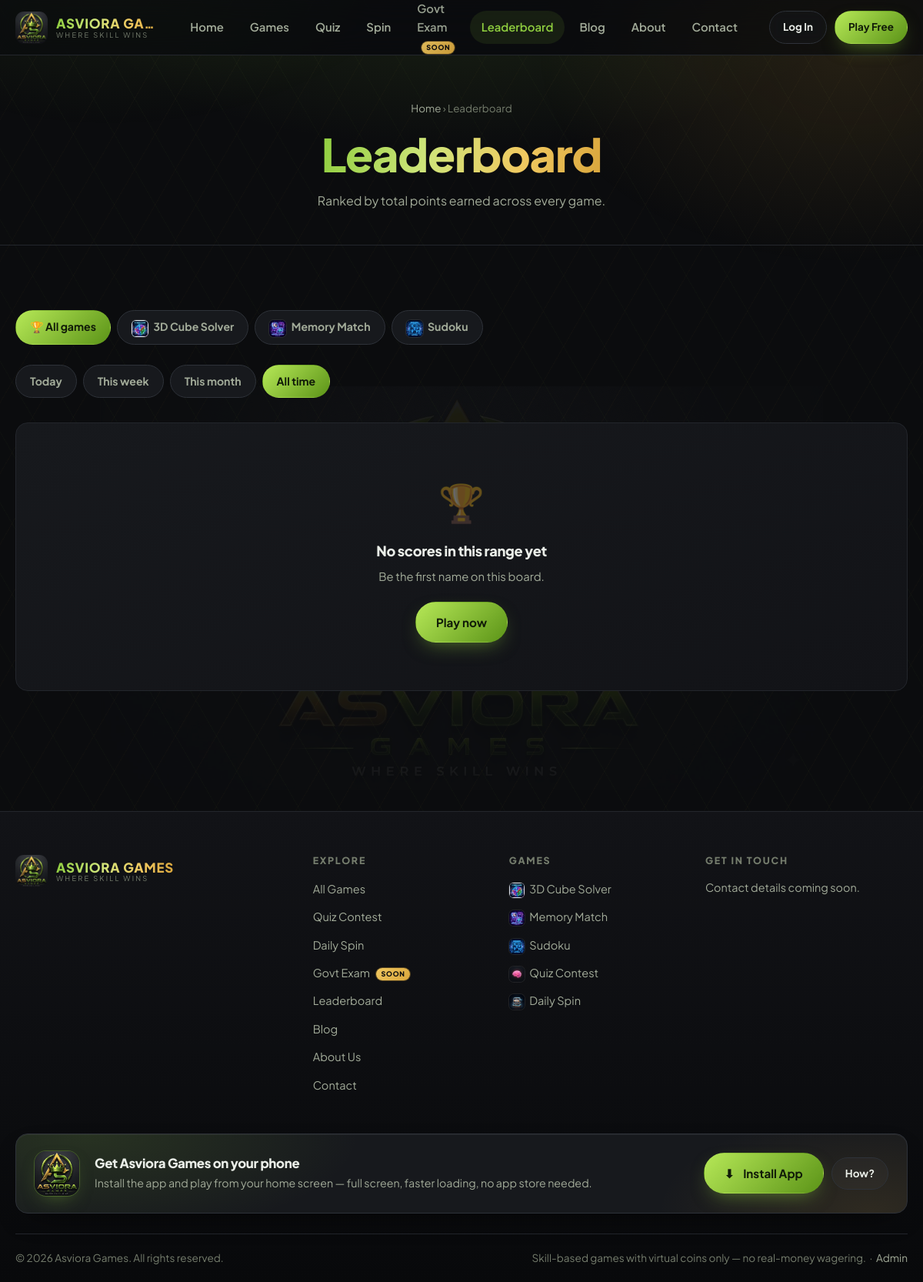
The page /leaderboard.php on the database its author committed.
### tables this page shows
CREATE TABLE `games` (
  `id`            INT UNSIGNED NOT NULL AUTO_INCREMENT,
  `slug`          VARCHAR(60)  NOT NULL,
  `title`         VARCHAR(120) NOT NULL,
  `tagline`       VARCHAR(180) DEFAULT NULL,
  `description`   TEXT,
  `category`      VARCHAR(60)  NOT NULL DEFAULT 'Puzzle',
  `path`          VARCHAR(200) NOT NULL COMMENT 'relative folder of the HTML5 game',
  `thumbnail`     VARCHAR(255) DEFAULT NULL,
  `icon`          VARCHAR(20)  DEFAULT NULL COMMENT 'emoji / short glyph',
  `entry_coins`   INT          NOT NULL DEFAULT 0,
  `reward_coins`  INT          NOT NULL DEFAULT 50,
  `score_order`   ENUM('desc','asc') NOT NULL DEFAULT 'desc'
                  COMMENT 'desc = higher is better, asc = lower (time) is better',
  `is_active`     TINYINT(1)   NOT NULL DEFAULT 1,
  `is_featured`   TINYINT(1)   NOT NULL DEFAULT 0,
  `sort_order`    INT          NOT NULL DEFAULT 0,
  `plays`         INT UNSIGNED NOT NULL DEFAULT 0,
  `created_at`    TIMESTAMP    NOT NULL DEFAULT CURRENT_TIMESTAMP,
  PRIMARY KEY (`id`),
  UNIQUE KEY `uq_game_slug` (`slug`),
  KEY `idx_game_active` (`is_active`)
);

### leaderboard.php (the view, shortened to what the rows shown need)
<?php
require_once __DIR__ . '/config/config.php';
$range    = get('range', 'all');
$games    = fetch_all('SELECT id, slug, title, icon, thumbnail FROM games WHERE is_active = 1 ORDER BY sort_order');
$game = null;
require __DIR__ . '/includes/header.php';
?>
<section class="page-hero">
  <div class="container">
    <h1><span class="gradient-text">Leaderboard</span></h1>
  </div>
</section>
<section class="section">
  <div class="container">
    <div class="tabs">
      <a href="<?= url('leaderboard.php?range=' . $range) ?>" class="<?= !$game ? 'active' : '' ?>">
        &#127942; All games</a>
      <?php foreach ($games as $g): ?>
        <a href="<?= url('leaderboard.php?game=' . urlencode($g['slug']) . '&range=' . $range) ?>"
           class="<?= ($game && $game['slug'] === $g['slug']) ? 'active' : '' ?>">
          <?= game_icon_html($g['slug'], $g['thumbnail'], $g['icon'], 22) ?> <?= e($g['title']) ?></a>
      <?php endforeach; ?>
    </div>
  </div>
</section>
<?php require __DIR__ . '/includes/footer.php'; ?>

### includes/arena.php (shortened to what the rows shown need)
<?php
function game_thumb(string $slug, ?string $file = null): ?string
{
    if ($file && is_file(UPLOAD_PATH . '/games/' . $file)) {
        return UPLOAD_URL . '/games/' . rawurlencode($file);
    }
    $rel = 'assets/img/' . preg_replace('/[^a-z0-9_\-]/i', '', $slug) . '_icon.png';
    return is_file(ROOT_PATH . '/' . $rel) ? url($rel) : null;
}
function game_icon_html(string $slug, ?string $file, ?string $emoji, int $size = 24): string
{
    $t = game_thumb($slug, $file);
    if ($t) {
        return '<img src="' . e($t) . '" alt="" class="g-mini" width="' . $size . '" height="' . $size
             . '" loading="lazy" style="width:' . $size . 'px;height:' . $size . 'px">';
    }
    return (string) ($emoji ?: '&#127918;');
}
function arena_items(string $cat = ''): array
{
    static $cache = null;
    if ($cache === null) {
        $cache = [];
        $me    = is_logged_in() ? current_user() : null;
        $chessLive = chess_on();
        foreach (fetch_all('SELECT * FROM games WHERE is_active = 1 ORDER BY sort_order, id') as $g) {
            $best = fetch_one(
                'SELECT s.score, u.username FROM scores s JOIN users u ON u.id = s.user_id
                  WHERE s.game_id = ? ORDER BY s.score DESC LIMIT 1', [$g['id']]);
            $rows = [
                ['Reward',    '+' . num($g['reward_coins']) . ' coins', 'gold'],
                ['Top score', $best
                    ? num($best['score']) . ' <span class="text-dim">&middot; ' . e($best['username']) . '</span>'
                    : '&mdash;', ''],
            ];
            $rows[] = ['Rounds played', num($g['plays']), ''];
            $thumb = game_thumb($g['slug'], $g['thumbnail']);
            $cache[] = [
                'kind'      => 'game',
                'key'       => $g['slug'],
                'title'     => $g['title'],
                'tagline'   => $g['tagline']
                               ?: html_entity_decode(excerpt($g['description'], 130), ENT_QUOTES, 'UTF-8'),
                'category'  => $g['category'],
                'icon'      => $g['icon'] ?: '&#127918;',
                'thumb'     => $thumb,
                'featured'  => (bool) $g['is_featured'],
                'rows'      => $rows,
                'play_url'  => url('play.php?game=' . urlencode($g['slug'])),
                'play_txt'  => 'Play Now',
                'alt_url'   => url('leaderboard.php?game=' . urlencode($g['slug'])),
                'alt_txt'   => 'Board',
            ];
        }
        if (quiz_on()) {
            $bank = (int) fetch_col('SELECT COUNT(*) FROM quiz_questions WHERE is_active = 1', [], 0);
            $rows = [
                ['Reward',              '+' . num((int) setting('quiz_reward_hard', '50'))
                                        . ' coins <span class="text-dim">/ answer</span>', 'gold'],
                ['Questions per round', num(quiz_round_size()), ''],
                ['Questions in bank',   num($bank), ''],
            ];
            $rows[] = ['Perfect round bonus',
                       '+' . num((int) setting('quiz_perfect_bonus', '100')) . ' coins', 'gold'];
            $cache[] = [
                'kind'      => 'quiz',
                'key'       => 'quiz',
                'title'     => 'Quiz Contest',
                'tagline'   => quiz_round_size() . ' timed questions across Easy, Mid and Hard. '
                             . 'Every correct answer pays coins the moment you lock it in.',
                'category'  => 'Quiz',
                'icon'      => '&#129504;',
                'thumb'     => url('assets/img/quiz_icon.png'),
                'featured'  => true,
                'rows'      => $rows,
                'play_url'  => url('quiz.php'),
                'play_txt'  => 'Play Quiz',
                'alt_url'   => url('leaderboard.php'),
                'alt_txt'   => 'Board',
            ];
        }
        if (spin_on()) {
            $segs = spin_segments();
            $top  = 0;
            foreach ($segs as $s) {
                $top = max($top, (int) $s['coins']);
            }
            $record = (int) fetch_col('SELECT COALESCE(MAX(coins),0) FROM spin_results', [], 0);
            $perDay = spin_default_per_day();
            $rows = [
                ['Reward',        'up to +' . num($top) . ' coins', 'gold'],
                ['Cost to spin',  'Free', 'green'],
                ['Spins per day', $perDay > 0 ? num($perDay) : 'Paused', ''],
            ];
            $rows[] = ['Biggest win so far', $record ? '+' . num($record) . ' coins' : '&mdash;', 'gold'];
            $cache[] = [
                'kind'      => 'spin',
                'key'       => 'spin',
                'title'     => 'Daily Spin',
                'tagline'   => ($perDay === 1 ? 'One free spin every day' : $perDay . ' free spins a day')
                             . ', no entry fee and nothing to lose. '
                             . 'The wheel resets at midnight — skip a day and that spin is gone.',
                'category'  => 'Rewards',
                'icon'      => '&#127920;',
                'thumb'     => url('assets/img/spin_icon.png'),
                'featured'  => false,
                'rows'      => $rows,
                'play_url'  => url('spin.php'),
                'play_txt'  => 'Spin the Wheel',
                'alt_url'   => url('dashboard.php?tab=wallet'),
                'alt_txt'   => 'Wallet',
            ];
        }
    }
    if ($cat === '') {
        return $cache;
    }
    return array_values(array_filter($cache, static function ($i) use ($cat) {
        return strcasecmp($i['category'], $cat) === 0;
    }));
}

### includes/footer.php (shortened to what the rows shown need)
<?php
$footGames = array_slice(arena_items(), 0, 6);
?>
</main>
<footer class="site-footer">
  <div class="container">
    <div class="foot-grid">
      <div class="foot-col">
        <ul>
          <?php foreach ($footGames as $g): ?>
            <li><a href="<?= e($g['play_url']) ?>"><?= $g['thumb']
              ? '<img src="' . e($g['thumb']) . '" alt="" class="g-mini" width="20" height="20" loading="lazy">'
              : $g['icon'] ?> <?= e($g['title']) ?></a></li>
          <?php endforeach; ?>
        </ul>
      </div>
    </div>
  </div>
</footer>
</body>
</html>

### rows shown on the page
games: slug+thumbnail (picture), title "3D Cube Solver", shows a picture
games: slug+thumbnail (picture), title "Memory Match", shows a picture
games: slug+thumbnail (picture), title "Sudoku", shows a picture

### other values the page prints
$site "ASVIORA GA…"
$slogan "WHERE SKILL WINS"
$label "Home"
$label "Games"
$label "Quiz"
$label "Spin"
$label "Govt Exam"
$label "Leaderboard"
$label "Blog"
$label "About"
$label "Contact"
$label "Today"
$label "This week"
$label "This month"
$label "All time"
